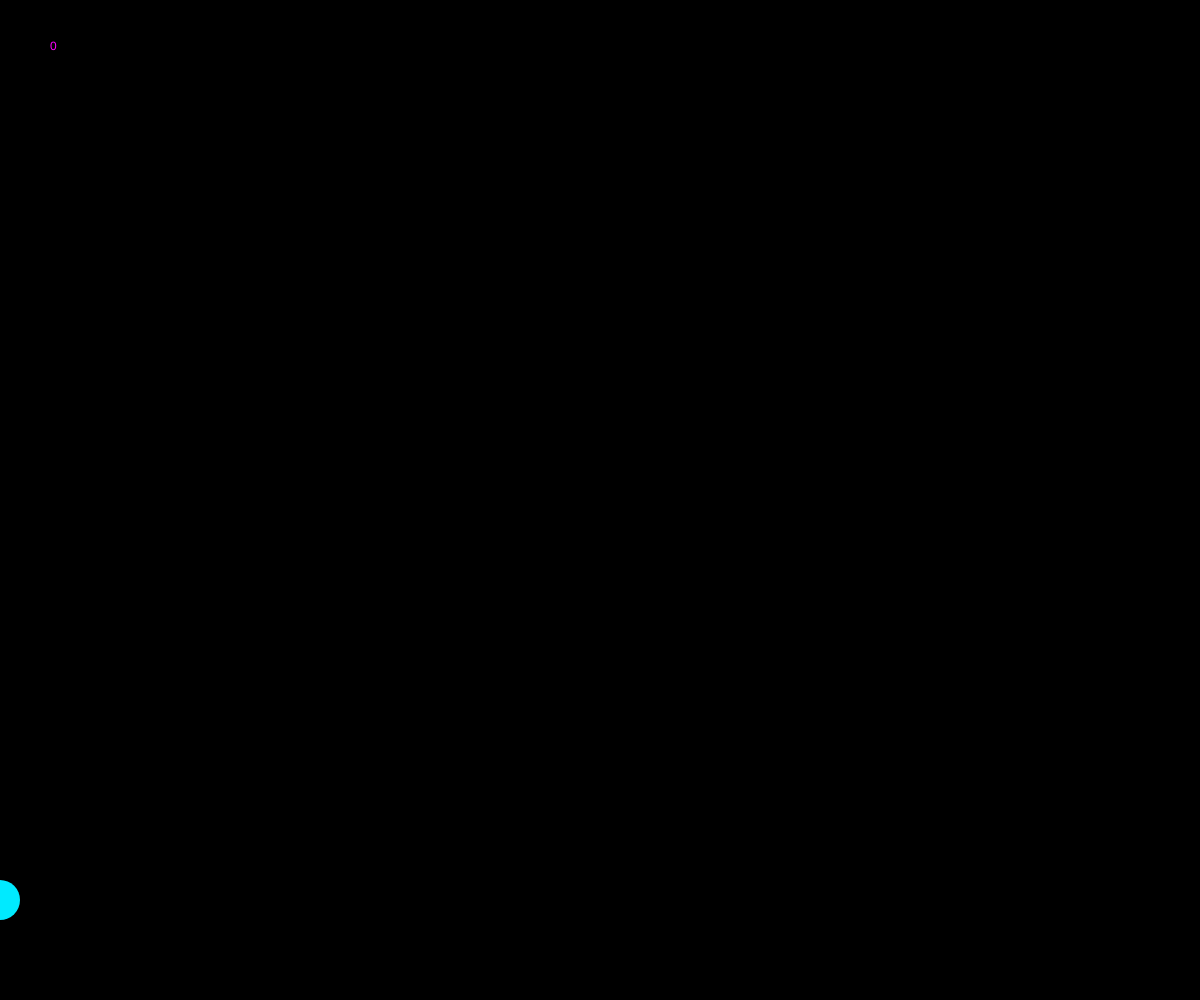
Frame 1 (no input)
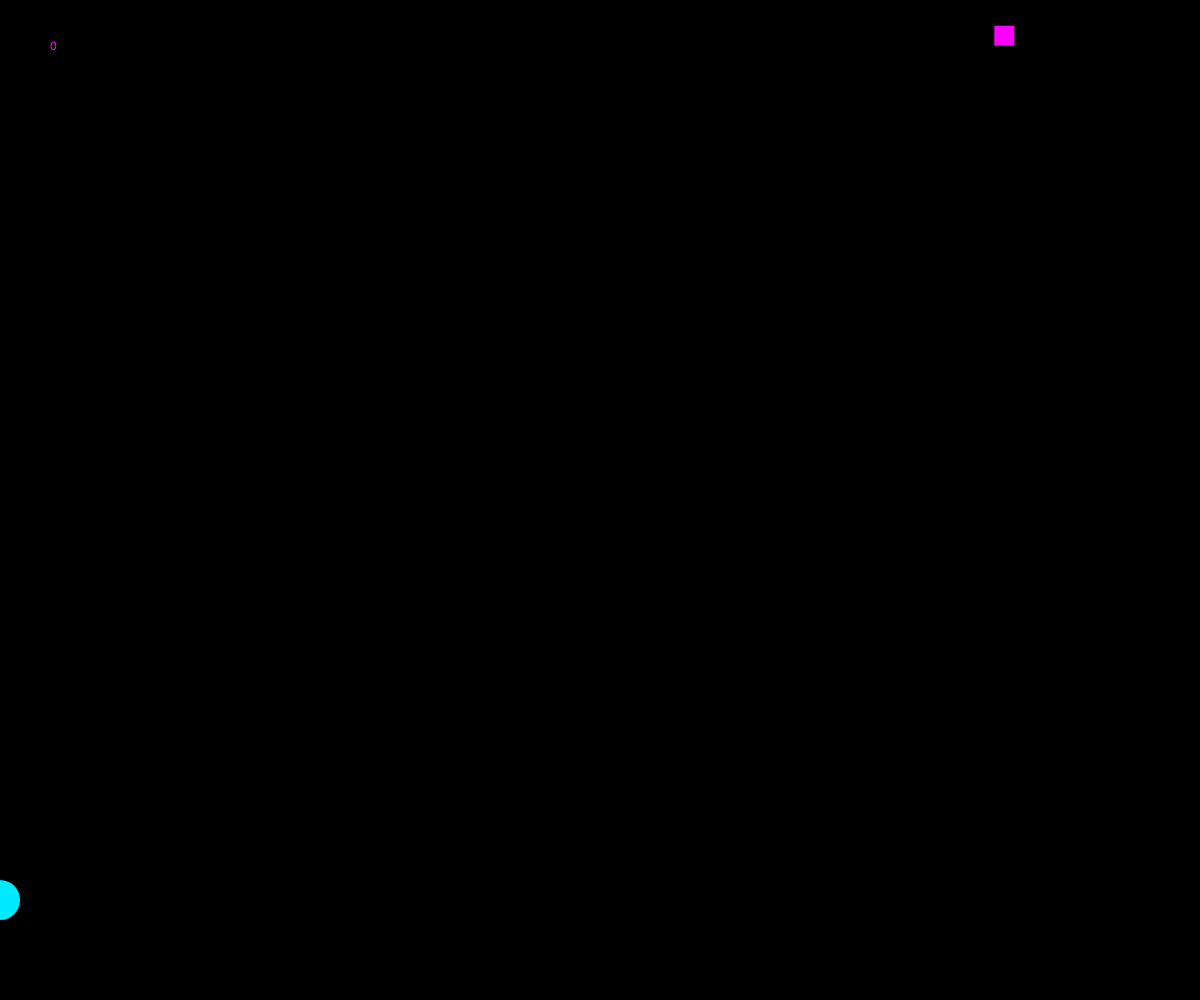
Frame 60 (no input)
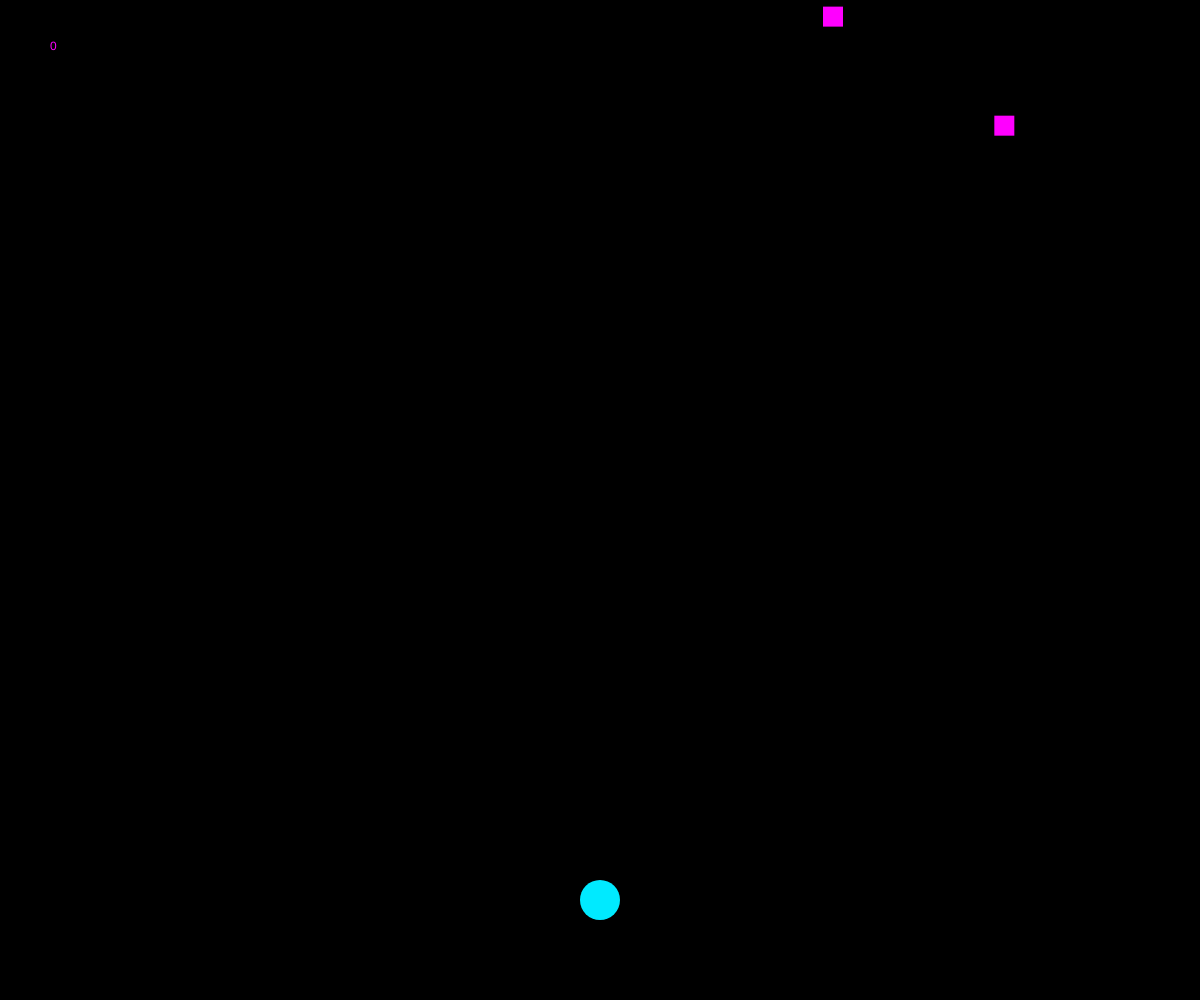
Frame 120 (the mouse pressed at the canvas centre since frame 60)

The p5.js sketch that drew these frames (run headless with seeded random() and noise() and a simulated clock; from frame 60 on, the mouse is pressed at the canvas centre):

// p5.js sketch
// ── sketch.js
let bullets = []
let enemies = []
let score = 0
function setup() {
	createCanvas(windowWidth, windowHeight);
	for (let i =0; i < 10; i++){	//making the enemy, loop 10 times
		let enemy = {
		x:  random(0, width),
		y:	random(-800, 0),
		}
		enemies.push(enemy)//add enemy to the enemies list
	}
}

function draw() {
	//draw the player
	background(0);
	rectMode(CENTER)
	fill(0, 234, 255);
	strokeWeight(0);
	circle(mouseX,height-100, 40);
	//update & showing bullet on the screen
	for (let bullet of bullets){
		fill(242, 255, 0)
		strokeWeight(0);
		bullet.y -= 15 //bullet goes up & this is bullet speed
		circle(bullet.x, bullet.y, 20)
	}
	
	//update and draw enemy, same logic as the bullets
	for (let enemy of enemies){
		fill(255, 0, 255)
		strokeWeight(0);
		enemy.y += 1.5 //enemy fall speed
		rect(enemy.x, enemy.y, 20)
		//game lose condition
		if (enemy.y > height){
			text('Game Over, Get Gud',width/2, height/2)
			noLoop()
		}
	}
		//get rid of enemies when they get shot
		for (let enemy of enemies){
			for (let bullet of bullets){
				if (dist(enemy.x, enemy.y, bullet.x, bullet.y) < 10){
					enemies.splice(enemies.indexOf(enemy), 1)//get rid of enemies
					bullets.splice(bullets.indexOf(bullet), 1)//get rid of bullets
					//spwan more enemies
					let new_enemy = {
					x:  random(0, width),
					y:	random(-800, 0),
					}
					enemies.push(new_enemy);
					score += 1 //kill an enemy get 1 point
				}
			}
		}
		text(score, 50, 50)
	}

function mousePressed(){
	//put the bullet on the play's location, and spawn 1 every click
	let bullet = {
		x: mouseX,
		y: height-130
	}
	bullets.push(bullet) //add the bullet to the list
	
}
